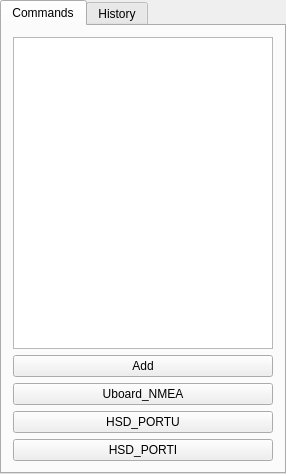
<?xml version="1.0" encoding="UTF-8"?>
<ui version="4.0">
 <class>CommandLinesClass</class>
 <widget class="QWidget" name="CommandLinesClass">
  <property name="geometry">
   <rect>
    <x>0</x>
    <y>0</y>
    <width>286</width>
    <height>474</height>
   </rect>
  </property>
  <property name="windowTitle">
   <string>CommandLines</string>
  </property>
  <layout class="QVBoxLayout" name="verticalLayout">
   <property name="leftMargin">
    <number>0</number>
   </property>
   <property name="topMargin">
    <number>0</number>
   </property>
   <property name="rightMargin">
    <number>0</number>
   </property>
   <property name="bottomMargin">
    <number>0</number>
   </property>
   <item>
    <widget class="QTabWidget" name="tabWidget">
     <property name="currentIndex">
      <number>0</number>
     </property>
     <widget class="QWidget" name="tab">
      <attribute name="title">
       <string>Commands</string>
      </attribute>
      <layout class="QVBoxLayout" name="verticalLayout_2">
       <item>
        <widget class="QListWidgetWithMenu" name="cmd_list">
         <property name="alternatingRowColors">
          <bool>true</bool>
         </property>
        </widget>
       </item>
       <item>
        <widget class="QPushButton" name="add_btn">
         <property name="text">
          <string>Add</string>
         </property>
        </widget>
       </item>
       <item>
        <widget class="QPushButton" name="Uboard_NMEA">
         <property name="text">
          <string>Uboard_NMEA</string>
         </property>
        </widget>
       </item>
       <item>
        <widget class="QPushButton" name="HSD_PORTU">
         <property name="text">
          <string>HSD_PORTU</string>
         </property>
        </widget>
       </item>
       <item>
        <widget class="QPushButton" name="HSD_PORTI">
         <property name="text">
          <string>HSD_PORTI</string>
         </property>
        </widget>
       </item>
      </layout>
     </widget>
     <widget class="QWidget" name="tab_2">
      <attribute name="title">
       <string>History</string>
      </attribute>
      <layout class="QVBoxLayout" name="verticalLayout_3">
       <item>
        <widget class="QListWidgetWithMenu" name="history_list">
         <property name="alternatingRowColors">
          <bool>true</bool>
         </property>
        </widget>
       </item>
       <item>
        <widget class="QPushButton" name="clear_btn">
         <property name="text">
          <string>Clear</string>
         </property>
        </widget>
       </item>
      </layout>
     </widget>
    </widget>
   </item>
  </layout>
 </widget>
 <layoutdefault spacing="6" margin="11"/>
 <customwidgets>
  <customwidget>
   <class>QListWidgetWithMenu</class>
   <extends>QListWidget</extends>
   <header>custom/QListWidgetWithMenu.h</header>
  </customwidget>
 </customwidgets>
 <resources/>
 <connections/>
</ui>
